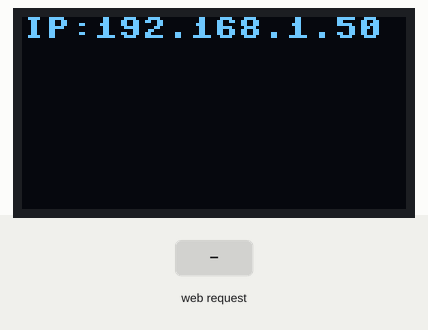
A program run on a simulated ESP32 board running MicroPython. On the bench: 128×64 one-colour display. The inputs (shaded band) are chosen by the test bench. WiFi joins after 1.5 s; files that are not in the repository are absent; library files of the repository ran but are not shown: ssd1306.py; what the program prints to the serial console is not drawn.

Above: at 1.6 s.
4.9 s: HTTP request GET / received
Timing chart, 0 to 7.9 s (numbered marks = the images above; inputs shaded):
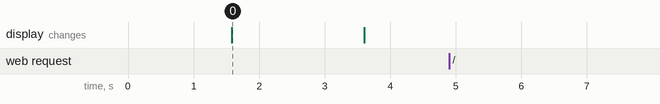

The program:

main.py
```python
import network
import socket
import time
from machine import Pin, I2C
import ssd1306
import os

# --- Wi-Fi Configuration ---
SSID = 'Yukinoshita'       # <--- CHANGE THIS to your Wi-Fi network name
PASSWORD = 'Hommonogahoshi2025' # <--- CHANGE THIS to your Wi-Fi password
PORT = 80                     # Standard HTTP port

# --- Persistence Configuration ---
SAVED_TEXT_FILE = "last_message.txt"

# --- Hardware Setup ---
i2c = I2C(0, scl=Pin(22), sda=Pin(21))
oled_width = 128
oled_height = 64
display = ssd1306.SSD1306_I2C(oled_width, oled_height, i2c)

# --- Helper function to update the display ---
def update_display(text):
    display.fill(0)
    y = 0
    text_to_display = str(text) # Ensure text is a string
    for line in text_to_display.split('\n'):
        if y >= oled_height: break
        display.text(line, 0, y)
        y += 8
    display.show()

# --- Persistence Functions ---
def load_last_message():
    try:
        with open(SAVED_TEXT_FILE, 'r') as f:
            message = f.read()
            print("Loaded message from file:", message)
            return message
    except OSError: # File not found or other file error
        print("No saved message found.")
        return None

def save_message(message):
    try:
        with open(SAVED_TEXT_FILE, 'w') as f:
            f.write(message)
        print("Message saved to file:", message)
    except Exception as e:
        print("Error saving message:", e)

# --- Wi-Fi Connection ---
def connect_to_wifi(ssid, password):
    wlan = network.WLAN(network.STA_IF)
    wlan.active(True)
    if not wlan.isconnected():
        print('Connecting to network...')
        update_display("Connecting...")
        wlan.connect(ssid, password)
        max_attempts = 20
        while not wlan.isconnected() and max_attempts > 0:
            time.sleep_ms(500)
            print('.')
            max_attempts -= 1
        if wlan.isconnected():
            print('Network config:', wlan.ifconfig())
            update_display(f"IP:{wlan.ifconfig()[0]}")
            time.sleep(2) # Show IP briefly
            return wlan.ifconfig()[0] # Return IP address
        else:
            print("Failed to connect to Wi-Fi.")
            update_display("Wi-Fi Failed!")
            return None
    else:
        print('Already connected. Network config:', wlan.ifconfig())
        update_display(f"IP:{wlan.ifconfig()[0]}")
        time.sleep(2)
        return wlan.ifconfig()[0]

# --- Main Program Flow ---

# 1. Load previous message on startup
current_display_message = load_last_message()
if current_display_message is None:
    current_display_message = "Hello Wi-Fi!" # Default if no saved message

# 2. Connect to Wi-Fi
ip_address = connect_to_wifi(SSID, PASSWORD)

if ip_address:
    # 3. Setup HTTP Server
    s = socket.socket(socket.AF_INET, socket.SOCK_STREAM)
    s.setsockopt(socket.SOL_SOCKET, socket.SO_REUSEADDR, 1) # Allow reuse of address
    s.bind(('', PORT))
    s.listen(5)
    print(f'Listening on http://{ip_address}:{PORT}')
    update_display(current_display_message) # Display saved message after showing IP

    while True:
        try:
            conn, addr = s.accept()
            print('Got a connection from %s' % str(addr))
            request = conn.recv(1024)
            request = request.decode('utf-8')
            print('Content = %s' % request)

            # --- Extract message from POST request ---
            message_to_display = ""
            # Check if it's a POST request to /display
            if request.startswith("POST /display"):
                # Find the start of the body after two CRLF pairs (header ends)
                header_end_index = request.find('\r\n\r\n')
                if header_end_index != -1:
                    body = request[header_end_index + 4:] # +4 to skip the \r\n\r\n
                    # Simple parsing for URL-encoded form data (e.g., "text=Hello+World")
                    if body.startswith("text="):
                        # Decode URL-encoded parts
                        message_to_display = body[5:].replace('+', ' ').replace('%20', ' ').replace('%0A', '\n').replace('%0D', '')
                    else: # Assuming raw text in body for simplicity if not form-encoded
                        message_to_display = body.strip()

            if message_to_display:
                print("Received text:", message_to_display)
                update_display(message_to_display)
                save_message(message_to_display)
                response_body = "Text received and displayed."
                status_code = "200 OK"
            else:
                response_body = "Send POST data to /display with 'text=YOUR_MESSAGE'."
                status_code = "240 No Content" # Using a custom status for clarity

            # Send HTTP response
            conn.sendall(f"HTTP/1.1 {status_code}\r\nContent-Length: {len(response_body)}\r\n\r\n{response_body}".encode('utf-8'))
            conn.close()

        except OSError as e:
            # Handle specific socket errors (e.g., timeout) or general connection issues
            if e.args[0] == 110: # ETIMEDOUT (connection timeout)
                print("Connection timed out, retrying...")
            else:
                print('Connection error:', e)
            conn.close()
            time.sleep(0.1) # Brief sleep to prevent busy-waiting on errors
        except Exception as e:
            print("An unexpected error occurred:", e)
            conn.close()
            time.sleep(1) # Sleep to prevent rapid restarts/errors

else:
    # Wi-Fi connection failed, just keep displaying the failed message
    print("Wi-Fi connection failed. Entering infinite sleep loop.")
    while True:
        time.sleep(1)
```

Measured:
- after the input at 4.9 s, every drawn part: stays the same
- what the display in image 0 shows lasts 2.0 s, from 1.6 s to 3.6 s
